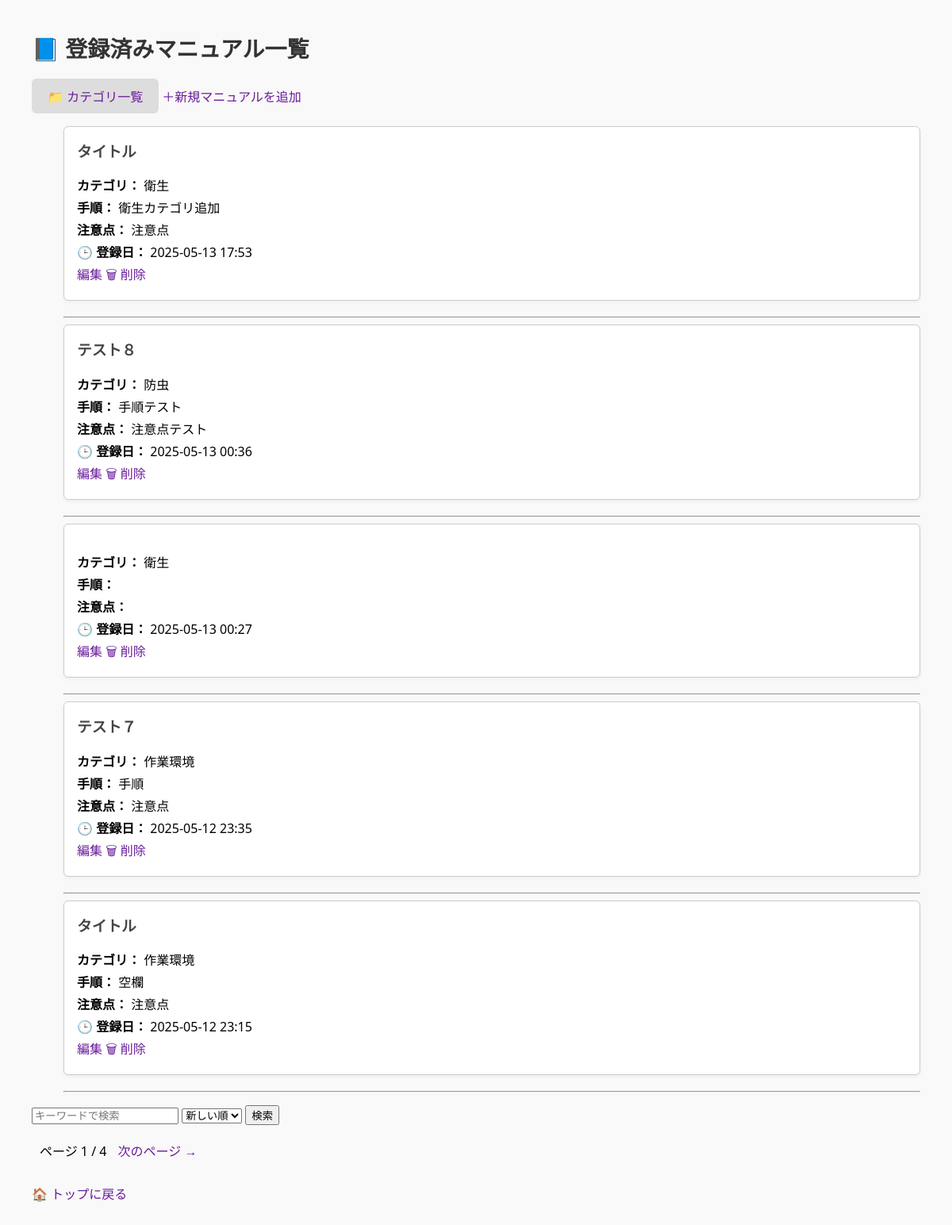
The page / on the database its author committed.
### tables this page shows
CREATE TABLE ideas (
    name TEXT,
    category TEXT,
    idea TEXT,
    note TEXT
, created_at TEXT);

### app.py (the view)
@app.route("/", methods=["GET"])
def index():
    keyword = request.args.get("q", "")
    sort = request.args.get("sort", "desc")
    page = int(request.args.get("page", 1))  # ←★ページ番号（1始まり）
    per_page = 5  # ←★1ページあたりの表示数
    offset = (page - 1) * per_page
    conn = sqlite3.connect("ideas.db")
    c = conn.cursor()
    order_clause = "ORDER BY datetime(created_at) DESC" if sort == "desc" else "ORDER BY datetime(created_at) ASC"
    if keyword:
        query = f"""
        SELECT rowid, name, category, idea, note, created_at
        FROM ideas
        WHERE name LIKE ? OR category LIKE ? OR idea LIKE ? OR note LIKE ?
        {order_clause}
        LIMIT ? OFFSET ?
        """
        like_keyword = f"%{keyword}%"
        c.execute(query, (like_keyword, like_keyword, like_keyword, like_keyword, per_page, offset))
    else:
        query = f"""
        SELECT rowid, name, category, idea, note, created_at
        FROM ideas
        {order_clause}
        LIMIT ? OFFSET ?
        """
        c.execute(query, (per_page, offset))
    manuals = c.fetchall()
    c.execute("SELECT COUNT(*) FROM ideas")
    total_count = c.fetchone()[0]
    total_pages = (total_count + per_page - 1) // per_page
    conn.close()
    return render_template("index.html", manuals=manuals, keyword=keyword, sort=sort,
                           page=page, total_pages=total_pages)

### templates/index.html (shortened to what this page needs)
<!DOCTYPE html>
<html lang="ja">
<head>
</head>
<body>
    <h1>📘 登録済みマニュアル一覧</h1>
    <a href="/categories" style="display: inline-block; padding: 10px 20px; background: #ddd; border-radius: 6px; text-decoration: none;">
        📁 カテゴリ一覧
    </a>
    <a href="/add">＋新規マニュアルを追加</a>
    <ul>
        {% for manual in manuals %}
            {% if manual and manual[5] %}
            <div class="manual">
                <h3>{{ manual[1] }}</h3>
                <p><strong>カテゴリ：</strong> {{ manual[2] }}</p>
                <p><strong>手順：</strong> {{ manual[3] }}</p>
                <p><strong>注意点：</strong> {{ manual[4] }}</p>
                <p><strong>🕒 登録日：</strong> {{ manual[5][:16].replace("T", " ") }}</p>
                <a href="/edit/{{ manual[0] }}">編集</a>
                <a href="/delete/{{ manual[0] }}" onclick="return confirm('このマニュアルを削除しますか？')">🗑 削除</a>
            </div>
            <hr>
            {% endif %}
        {% endfor %}
    </ul>
    <form method="get">
        <input type="text" name="q" placeholder="キーワードで検索" value="{{ keyword }}">
        <select name="sort">
            <option value="desc" {% if sort == 'desc' %}selected{% endif %}>新しい順</option>
        </select>
        <button type="submit">検索</button>
    </form>
    <div style="margin-top: 20px;">
        <span style="margin: 0 10px;">ページ {{ page }} / {{ total_pages }}</span>
        {% if page < total_pages %}
            <a href="/?page={{ page + 1 }}&q={{ keyword }}&sort={{ sort }}">次のページ →</a>
        {% endif %}
    </div>
<div style="margin-top: 30px;">
    <a href="/" style="text-decoration: none; color: #6a1b9a;">
        🏠 トップに戻る
    </a>
</body>
</html>

### templates/index.html (style rules this page uses)
body { font-family: 'Segoe UI', sans-serif; margin: 40px; background-color: #f9f9f9; }
h1 { color: #333; font-size: 28px; }
a { color: #6a1b9a; text-decoration: none; }
.manual { background: #fff; border: 1px solid #ccc; border-radius: 6px; padding: 16px; margin-bottom: 20px; box-shadow: 0 2px 4px rgba(0,0,0,0.05); }
.manual h3 { margin-top: 0; color: #444; }
.manual p { margin: 4px 0; }

### rows shown on the page
ideas: name "タイトル", category "衛生", idea "衛生カテゴリ追加", note "注意点", created_at "2025-05-13 17:53"
ideas: name "テスト８", category "防虫", idea "手順テスト", note "注意点テスト", created_at "2025-05-13 00:36"
ideas: category "衛生", created_at "2025-05-13 00:27"
ideas: name "テスト７", category "作業環境", idea "手順", note "注意点", created_at "2025-05-12 23:35"
ideas: name "タイトル", category "作業環境", idea "空欄", note "注意点", created_at "2025-05-12 23:15"

### other values the page prints
{{ page }} "1"
{{ total_pages }} "4"
